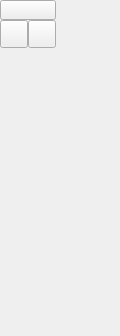
<ui version="4.0" >
 <author></author>
 <comment></comment>
 <exportmacro></exportmacro>
 <class>QG_CadToolBarEllipses</class>
 <widget class="QWidget" name="QG_CadToolBarEllipses" >
  <property name="geometry" >
   <rect>
    <x>0</x>
    <y>0</y>
    <width>120</width>
    <height>336</height>
   </rect>
  </property>
  <property name="minimumSize" >
   <size>
    <width>56</width>
    <height>336</height>
   </size>
  </property>
  <widget class="QToolButton" name="bBack" >
   <property name="geometry" >
    <rect>
     <x>0</x>
     <y>0</y>
     <width>56</width>
     <height>20</height>
    </rect>
   </property>
   <property name="text" >
    <string/>
   </property>
   <property name="iconSize" >
    <size>
     <width>18</width>
     <height>18</height>
    </size>
   </property>
  </widget>
  <widget class="QToolButton" name="bEllipseAxes" >
   <property name="geometry" >
    <rect>
     <x>0</x>
     <y>20</y>
     <width>28</width>
     <height>28</height>
    </rect>
   </property>
   <property name="iconSize" >
    <size>
     <width>18</width>
     <height>18</height>
    </size>
   </property>
  </widget>
  <widget class="QToolButton" name="bEllipseArcAxes" >
   <property name="geometry" >
    <rect>
     <x>28</x>
     <y>20</y>
     <width>28</width>
     <height>28</height>
    </rect>
   </property>
   <property name="iconSize" >
    <size>
     <width>18</width>
     <height>18</height>
    </size>
   </property>
  </widget>
 </widget>
 <pixmapfunction></pixmapfunction>
 <resources>
  <include location="../qcadguiqt.qrc" />
 </resources>
 <connections/>
</ui>
